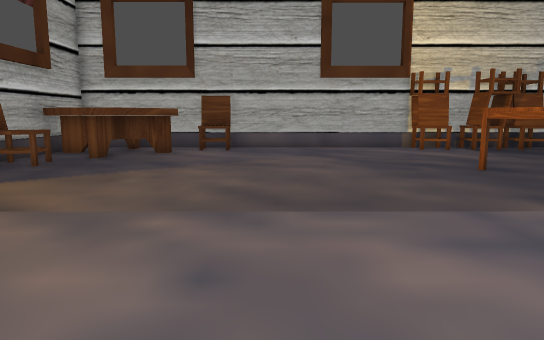
view 1 (above)

20 first-person views from a walk through a 3-D level made in the Godot game engine. The camera is 1.4 m above the floor, tilts 8° down and sees 70° across. The floor is counted in squares, 1 m on a side. Each view is taken from the middle of a square. On the plan, view 1 faces up. The plan holds only what a view shows up to about 16 squares ahead; the rest is blank. Flat picture figures and markers are not drawn.

view 2
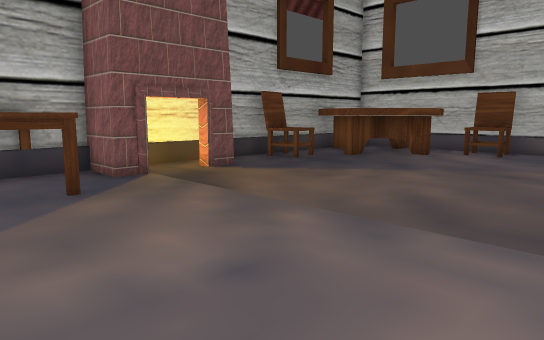

view 3
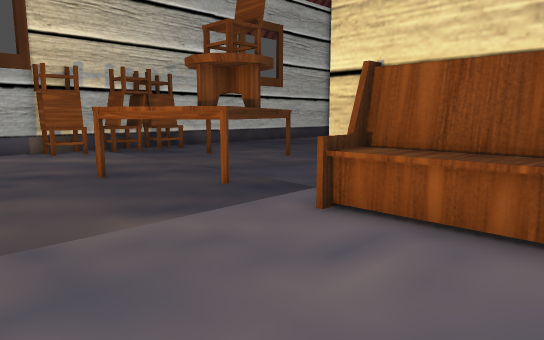

view 4
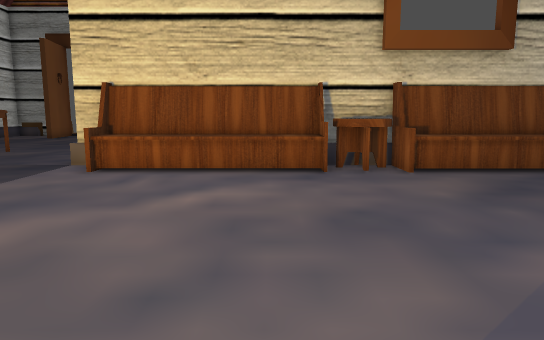

view 5
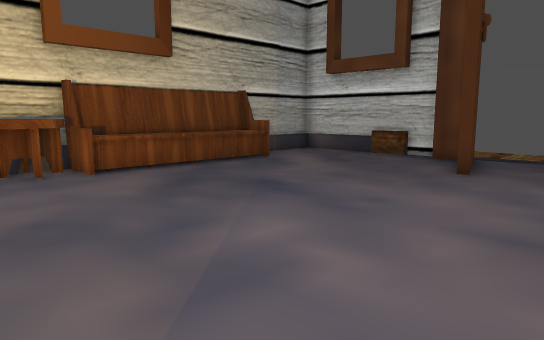

view 6
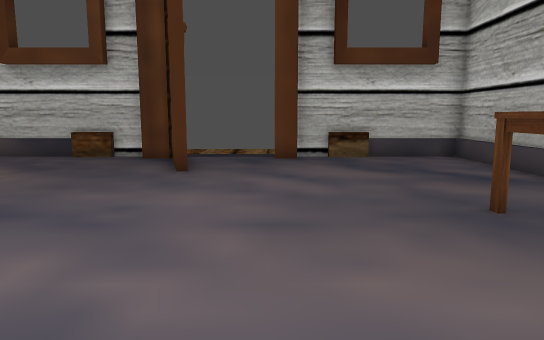

view 7
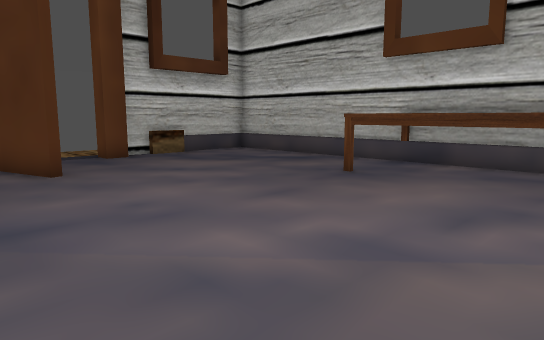

view 8
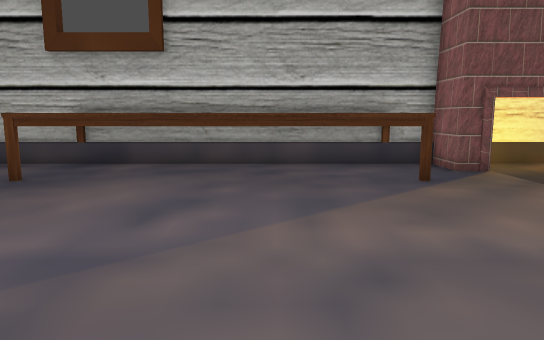

view 9
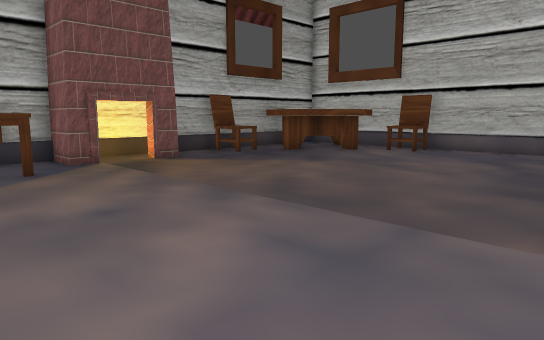

view 10
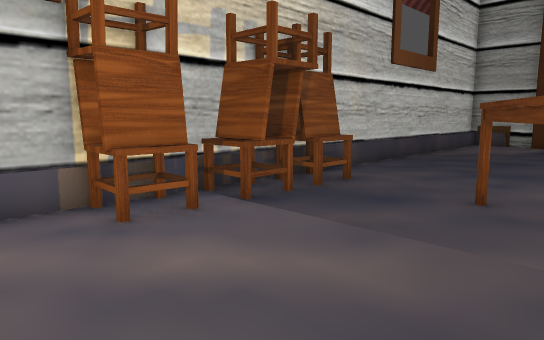

view 11
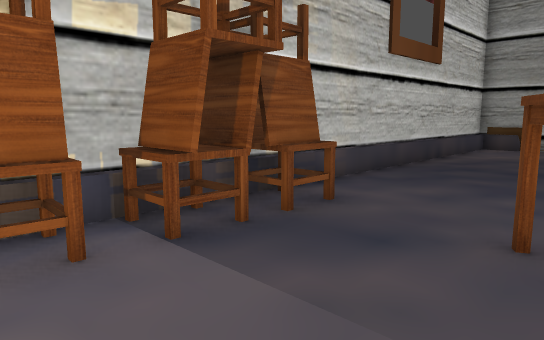

view 12
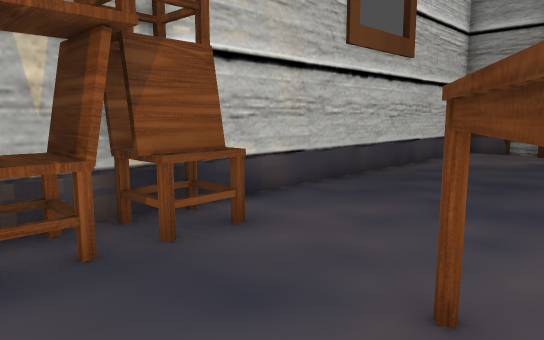

view 13
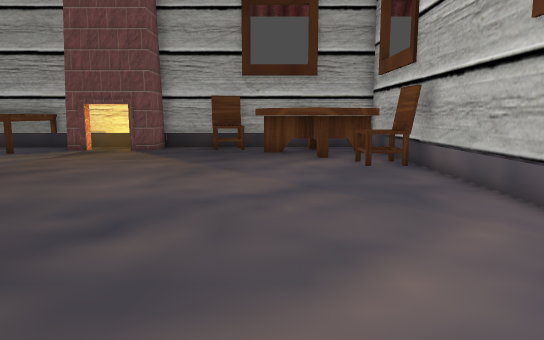

view 14
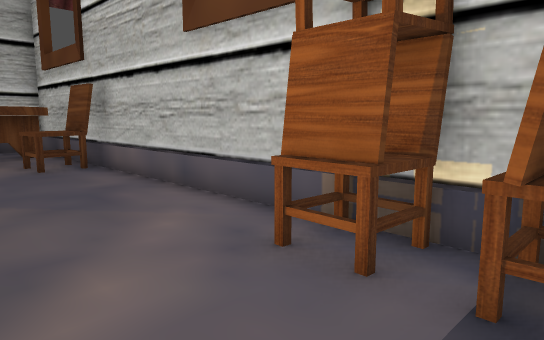

view 15
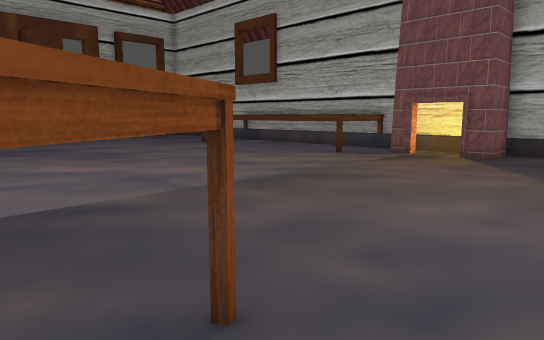

view 16
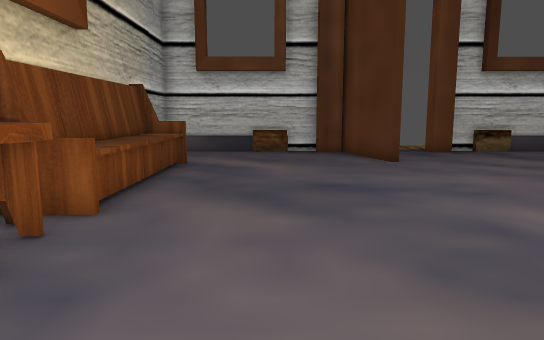

view 17
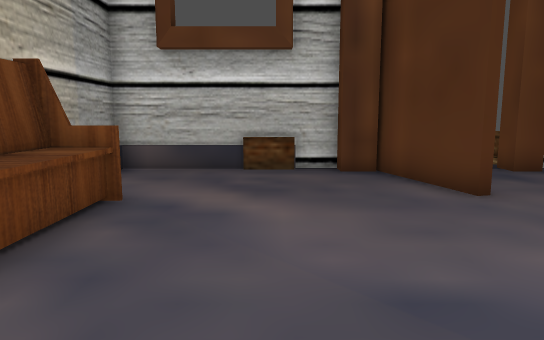

view 18
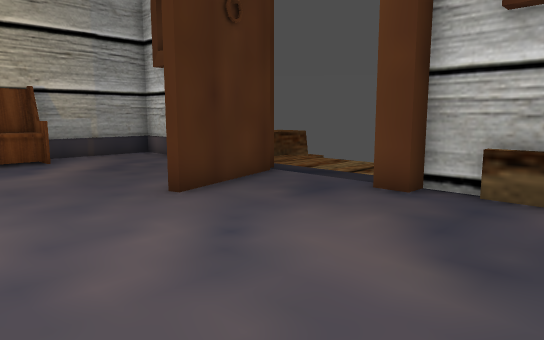

view 19
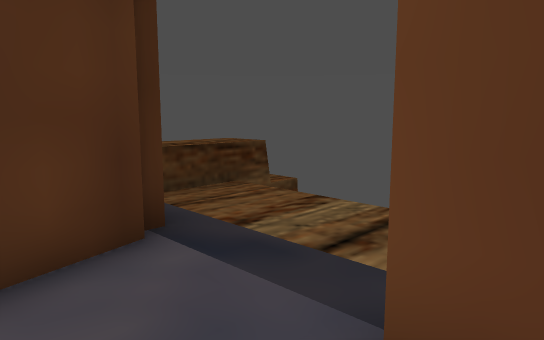

view 20
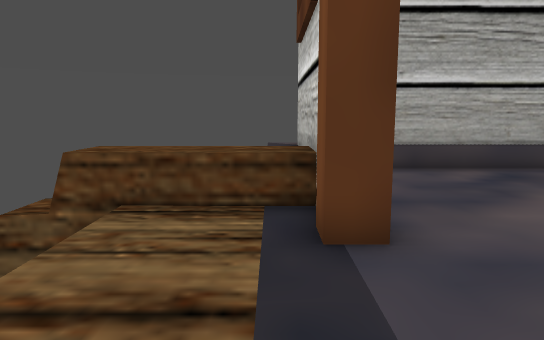

### Floor plan
Key: @ floor where view 1 was taken; # wall or solid block; . main floor; - floor 0.25 m lower than the main floor; = window, fence, low wall or low ledge; ^ raised ledge; v drop or lower ground; C chair; T thing the floor can be seen under or through; A table.
Columns run from 9 left of view 1 to 24 right of it. Each row starts with its distance up from view 1.
 18  ^^^^^^^^^^^^^^^^^^^^^^^^^^^^^^^^
 17   ##############C#C#C############^
 16  ^ ^ ^CC.......CCCCCC............#
 15  ^^^^^...........................#
 14  ^ ^ ^........................
 13 ^#^^^...............#......
 12 ^#C...............###..
 11 ^CC.............T     .
 10 =..............T T ###.
  9 =..............T ###...
  8 ###.............T#....
  7 =....................
  6 =..................
  5 ###..............#
  4 =...............^#
  3 ^^^^^...........^#
  2 ^^  ^...........^#
  1 ^^  ^...........^#
  0 ^^  ^....@......^#
 -1 ^^  ^...........^#
 -2 ^^  ^...........A#
 -3 ^^  ^...........A#
 -4 ^^  ^...........^#
 -5 ^^  ^...........^#
 -6 =...............^#
 -7 =...............^^
 -8 =...............^^
 -9 =...............^#
-10 =.........#......#
-11 =.........#......#
-12 =.........#......#
-13 ^######...########
-14 ^^  ^^.......
-15     ^^.......^
-16     ^^.......^^
-17     ^^      v^=
-18     -v      v-

Where each view was taken, in squares from view 1:
view 1: 0 up, 0 right, facing up
view 2: 1 up, 2 right, facing up-left
view 3: 1 up, 2 right, facing up-right
view 4: 0 up, 3 left, facing right
view 5: 0 up, 3 left, facing down-right
view 6: 0 up, 2 left, facing down
view 7: 0 up, 3 right, facing down-left
view 8: 0 up, 3 right, facing left
view 9: 1 up, 5 right, facing up-left
view 10: 11 up, 4 right, facing up-right
view 11: 12 up, 6 right, facing up-right
view 12: 12 up, 8 right, facing up-right
view 13: 13 up, 9 right, facing left
view 14: 13 up, 9 right, facing up-left
view 15: 12 up, 7 right, facing down-left
view 16: 2 up, 4 right, facing down
view 17: 3 down, 4 right, facing down
view 18: 6 down, 6 left, facing down-right
view 19: 11 down, 3 left, facing down-right
view 20: 14 down, 2 right, facing left
